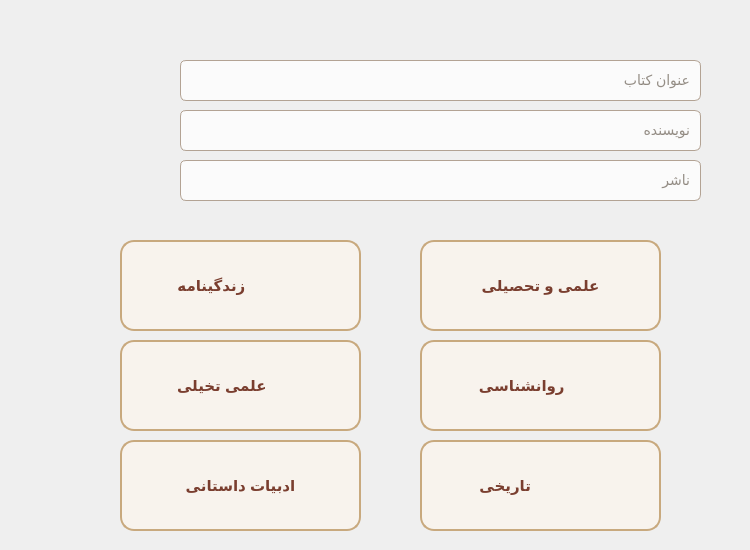
<?xml version="1.0" encoding="UTF-8"?>
<ui version="4.0">
 <class>SearchWidget</class>
 <widget class="QWidget" name="SearchWidget">
  <property name="geometry">
   <rect>
    <x>0</x>
    <y>0</y>
    <width>750</width>
    <height>550</height>
   </rect>
  </property>
  <property name="minimumSize">
   <size>
    <width>750</width>
    <height>550</height>
   </size>
  </property>
  <property name="maximumSize">
   <size>
    <width>750</width>
    <height>550</height>
   </size>
  </property>
  <property name="windowTitle">
   <string>Form</string>
  </property>
  <property name="styleSheet">
   <string notr="true"/>
  </property>
  <widget class="QLineEdit" name="title_lineEdit">
   <property name="geometry">
    <rect>
     <x>180</x>
     <y>60</y>
     <width>521</width>
     <height>41</height>
    </rect>
   </property>
   <property name="styleSheet">
    <string notr="true">QLineEdit {
    background-color: rgba(255, 255, 255, 190); /* پس‌زمینه سفید-کرمی نرم */
    color: #2d1f10; /* رنگ متن قهوه‌ای تیره */
    border: 1px solid #b3a394;
    border-radius: 6px; /* لبه‌های کمی تیزتر برای حس قدیمی بودن */
    padding: 8px;
    font-size: 14px;
}

/* وقتی کاربر روی فیلد کلیک می‌کند (فوکوس) */
QLineEdit:focus {
    border: 2px solid #8c6239; /* مرز قهوه‌ای طلایی گرم */
    background-color: #ffffff;
}</string>
   </property>
   <property name="placeholderText">
    <string>عنوان کتاب</string>
   </property>
  </widget>
  <widget class="QLineEdit" name="author_lineEdit">
   <property name="geometry">
    <rect>
     <x>180</x>
     <y>110</y>
     <width>521</width>
     <height>41</height>
    </rect>
   </property>
   <property name="styleSheet">
    <string notr="true">QLineEdit {
    background-color: rgba(255, 255, 255, 190); /* پس‌زمینه سفید-کرمی نرم */
    color: #2d1f10; /* رنگ متن قهوه‌ای تیره */
    border: 1px solid #b3a394;
    border-radius: 6px; /* لبه‌های کمی تیزتر برای حس قدیمی بودن */
    padding: 8px;
    font-size: 14px;
}

/* وقتی کاربر روی فیلد کلیک می‌کند (فوکوس) */
QLineEdit:focus {
    border: 2px solid #8c6239; /* مرز قهوه‌ای طلایی گرم */
    background-color: #ffffff;
}</string>
   </property>
   <property name="placeholderText">
    <string>نویسنده</string>
   </property>
  </widget>
  <widget class="QLineEdit" name="publisher_lineEdit">
   <property name="geometry">
    <rect>
     <x>180</x>
     <y>160</y>
     <width>521</width>
     <height>41</height>
    </rect>
   </property>
   <property name="styleSheet">
    <string notr="true">QLineEdit {
    background-color: rgba(255, 255, 255, 190); /* پس‌زمینه سفید-کرمی نرم */
    color: #2d1f10; /* رنگ متن قهوه‌ای تیره */
    border: 1px solid #b3a394;
    border-radius: 6px; /* لبه‌های کمی تیزتر برای حس قدیمی بودن */
    padding: 8px;
    font-size: 14px;
}

/* وقتی کاربر روی فیلد کلیک می‌کند (فوکوس) */
QLineEdit:focus {
    border: 2px solid #8c6239; /* مرز قهوه‌ای طلایی گرم */
    background-color: #ffffff;
}</string>
   </property>
   <property name="placeholderText">
    <string>ناشر</string>
   </property>
  </widget>
  <widget class="QPushButton" name="search_pushButton">
   <property name="geometry">
    <rect>
     <x>40</x>
     <y>80</y>
     <width>121</width>
     <height>111</height>
    </rect>
   </property>
   <property name="styleSheet">
    <string notr="true">        QPushButton {
           background-color: transparent;
           border: 2px solid transparent;
           border-radius: 10px;
        }

        /* ۲. حالت Hover: هاله طلایی ملایم و لوکس دور کارت */
        QPushButton:hover {
           background-color: rgba(218, 165, 32, 0.07); /* ۷ درصد طلایی متالیک (Goldenrod) روی عکس کتاب */
         border: 2px solid rgba(184, 134, 11, 0.6); /* حاشیه طلایی تیره نیمه‌شفاف دور کارت */
        }

 
        QPushButton:pressed {
           background-color: rgba(139, 69, 19, 0.15); /* هاله قهوه‌ای شکلاتی ملایم برای حس کلیک */
           border: 2px solid #B8860B; /* حاشیه طلایی صلب و مشخص */
        }</string>
   </property>
   <property name="text">
    <string/>
   </property>
   <property name="icon">
    <iconset resource="../resources.qrc">
     <normaloff>:/resources/user/search_logo.png</normaloff>:/resources/user/search_logo.png</iconset>
   </property>
   <property name="iconSize">
    <size>
     <width>120</width>
     <height>120</height>
    </size>
   </property>
  </widget>
  <widget class="QPushButton" name="educational_pushButton">
   <property name="geometry">
    <rect>
     <x>420</x>
     <y>240</y>
     <width>241</width>
     <height>91</height>
    </rect>
   </property>
   <property name="styleSheet">
    <string notr="true">QPushButton {
    background-color: #F8F3ED;
    color: #7A3E2F;
    border: 2px solid #C8A97E;
    border-radius: 14px;
    padding: 10px 18px;
    font-size: 15px;
    font-weight: 700;
}

QPushButton:hover {
    background-color: #F1E7DB;
    border: 2px solid #B8956A;
    color: #6A2F22;
}

QPushButton:pressed {
    background-color: #E6D8C8;
    border: 2px solid #A67C52;
    color: #552017;
}

QPushButton:disabled {
    background-color: #EEE7DE;
    color: #B8A89A;
    border: 2px solid #D8C9B8;
}
</string>
   </property>
   <property name="text">
    <string>علمی و تحصیلی</string>
   </property>
   <property name="icon">
    <iconset resource="../resources.qrc">
     <normaloff>:/resources/genres/educational_genre.svg</normaloff>:/resources/genres/educational_genre.svg</iconset>
   </property>
   <property name="iconSize">
    <size>
     <width>90</width>
     <height>90</height>
    </size>
   </property>
  </widget>
  <widget class="QPushButton" name="biography_pushButton">
   <property name="geometry">
    <rect>
     <x>120</x>
     <y>240</y>
     <width>241</width>
     <height>91</height>
    </rect>
   </property>
   <property name="styleSheet">
    <string notr="true">QPushButton {
    background-color: #F8F3ED;
    color: #7A3E2F;
    border: 2px solid #C8A97E;
    border-radius: 14px;
    padding: 10px 18px;
    font-size: 15px;
    font-weight: 700;
}

QPushButton:hover {
    background-color: #F1E7DB;
    border: 2px solid #B8956A;
    color: #6A2F22;
}

QPushButton:pressed {
    background-color: #E6D8C8;
    border: 2px solid #A67C52;
    color: #552017;
}

QPushButton:disabled {
    background-color: #EEE7DE;
    color: #B8A89A;
    border: 2px solid #D8C9B8;
}
</string>
   </property>
   <property name="text">
    <string>زندگینامه              </string>
   </property>
   <property name="icon">
    <iconset resource="../resources.qrc">
     <normaloff>:/resources/genres/biography_genre.svg</normaloff>:/resources/genres/biography_genre.svg</iconset>
   </property>
   <property name="iconSize">
    <size>
     <width>90</width>
     <height>90</height>
    </size>
   </property>
  </widget>
  <widget class="QPushButton" name="psychology_pushButton">
   <property name="geometry">
    <rect>
     <x>420</x>
     <y>340</y>
     <width>241</width>
     <height>91</height>
    </rect>
   </property>
   <property name="styleSheet">
    <string notr="true">QPushButton {
    background-color: #F8F3ED;
    color: #7A3E2F;
    border: 2px solid #C8A97E;
    border-radius: 14px;
    padding: 10px 18px;
    font-size: 15px;
    font-weight: 700;
}

QPushButton:hover {
    background-color: #F1E7DB;
    border: 2px solid #B8956A;
    color: #6A2F22;
}

QPushButton:pressed {
    background-color: #E6D8C8;
    border: 2px solid #A67C52;
    color: #552017;
}

QPushButton:disabled {
    background-color: #EEE7DE;
    color: #B8A89A;
    border: 2px solid #D8C9B8;
}
</string>
   </property>
   <property name="text">
    <string>روانشناسی         </string>
   </property>
   <property name="icon">
    <iconset resource="../resources.qrc">
     <normaloff>:/resources/genres/Psychology_genre.svg</normaloff>:/resources/genres/Psychology_genre.svg</iconset>
   </property>
   <property name="iconSize">
    <size>
     <width>86</width>
     <height>86</height>
    </size>
   </property>
  </widget>
  <widget class="QPushButton" name="scifi_pushButton">
   <property name="geometry">
    <rect>
     <x>120</x>
     <y>340</y>
     <width>241</width>
     <height>91</height>
    </rect>
   </property>
   <property name="styleSheet">
    <string notr="true">QPushButton {
    background-color: #F8F3ED;
    color: #7A3E2F;
    border: 2px solid #C8A97E;
    border-radius: 14px;
    padding: 10px 18px;
    font-size: 15px;
    font-weight: 700;
}

QPushButton:hover {
    background-color: #F1E7DB;
    border: 2px solid #B8956A;
    color: #6A2F22;
}

QPushButton:pressed {
    background-color: #E6D8C8;
    border: 2px solid #A67C52;
    color: #552017;
}

QPushButton:disabled {
    background-color: #EEE7DE;
    color: #B8A89A;
    border: 2px solid #D8C9B8;
}
</string>
   </property>
   <property name="text">
    <string>علمی تخیلی         </string>
   </property>
   <property name="icon">
    <iconset resource="../resources.qrc">
     <normaloff>:/resources/genres/scifi_genre.svg</normaloff>:/resources/genres/scifi_genre.svg</iconset>
   </property>
   <property name="iconSize">
    <size>
     <width>92</width>
     <height>92</height>
    </size>
   </property>
  </widget>
  <widget class="QPushButton" name="history_pushButton">
   <property name="geometry">
    <rect>
     <x>420</x>
     <y>440</y>
     <width>241</width>
     <height>91</height>
    </rect>
   </property>
   <property name="styleSheet">
    <string notr="true">QPushButton {
    background-color: #F8F3ED;
    color: #7A3E2F;
    border: 2px solid #C8A97E;
    border-radius: 14px;
    padding: 10px 18px;
    font-size: 15px;
    font-weight: 700;
}

QPushButton:hover {
    background-color: #F1E7DB;
    border: 2px solid #B8956A;
    color: #6A2F22;
}

QPushButton:pressed {
    background-color: #E6D8C8;
    border: 2px solid #A67C52;
    color: #552017;
}

QPushButton:disabled {
    background-color: #EEE7DE;
    color: #B8A89A;
    border: 2px solid #D8C9B8;
}
</string>
   </property>
   <property name="text">
    <string>تاریخی                 </string>
   </property>
   <property name="icon">
    <iconset resource="../resources.qrc">
     <normaloff>:/resources/genres/history_genre.svg</normaloff>:/resources/genres/history_genre.svg</iconset>
   </property>
   <property name="iconSize">
    <size>
     <width>92</width>
     <height>92</height>
    </size>
   </property>
  </widget>
  <widget class="QPushButton" name="ficition_pushButton">
   <property name="geometry">
    <rect>
     <x>120</x>
     <y>440</y>
     <width>241</width>
     <height>91</height>
    </rect>
   </property>
   <property name="styleSheet">
    <string notr="true">QPushButton {
    background-color: #F8F3ED;
    color: #7A3E2F;
    border: 2px solid #C8A97E;
    border-radius: 14px;
    padding: 10px 18px;
    font-size: 15px;
    font-weight: 700;
}

QPushButton:hover {
    background-color: #F1E7DB;
    border: 2px solid #B8956A;
    color: #6A2F22;
}

QPushButton:pressed {
    background-color: #E6D8C8;
    border: 2px solid #A67C52;
    color: #552017;
}

QPushButton:disabled {
    background-color: #EEE7DE;
    color: #B8A89A;
    border: 2px solid #D8C9B8;
}
</string>
   </property>
   <property name="text">
    <string>ادبیات داستانی</string>
   </property>
   <property name="icon">
    <iconset resource="../resources.qrc">
     <normaloff>:/resources/genres/ficition_genre.svg</normaloff>:/resources/genres/ficition_genre.svg</iconset>
   </property>
   <property name="iconSize">
    <size>
     <width>90</width>
     <height>90</height>
    </size>
   </property>
  </widget>
 </widget>
 <resources>
  <include location="../resources.qrc"/>
 </resources>
 <connections/>
</ui>
